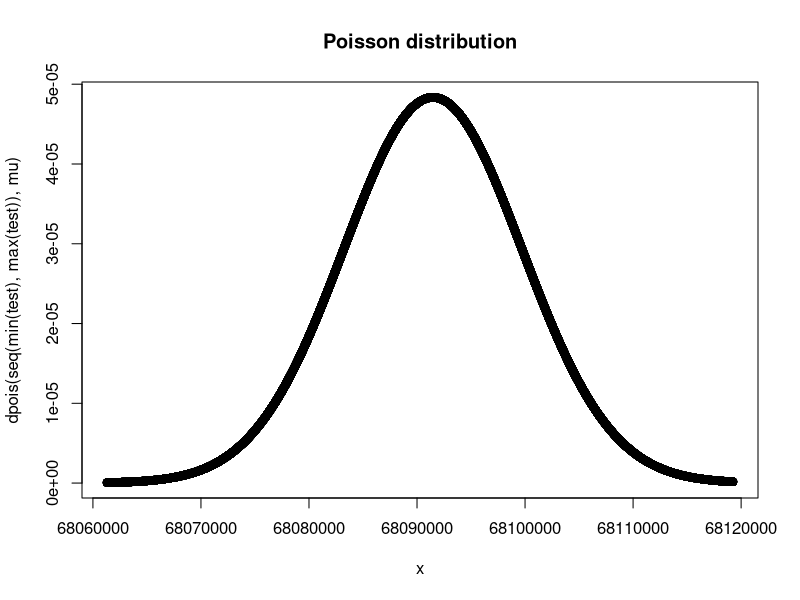
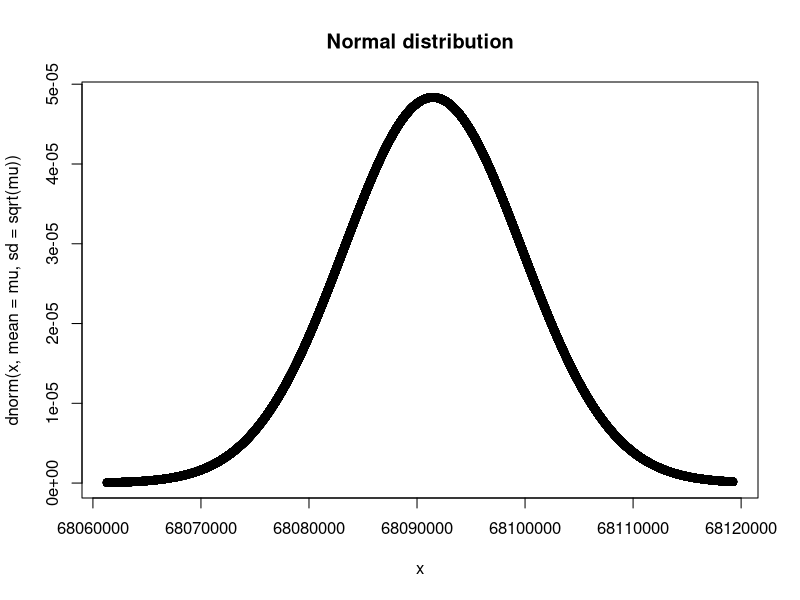
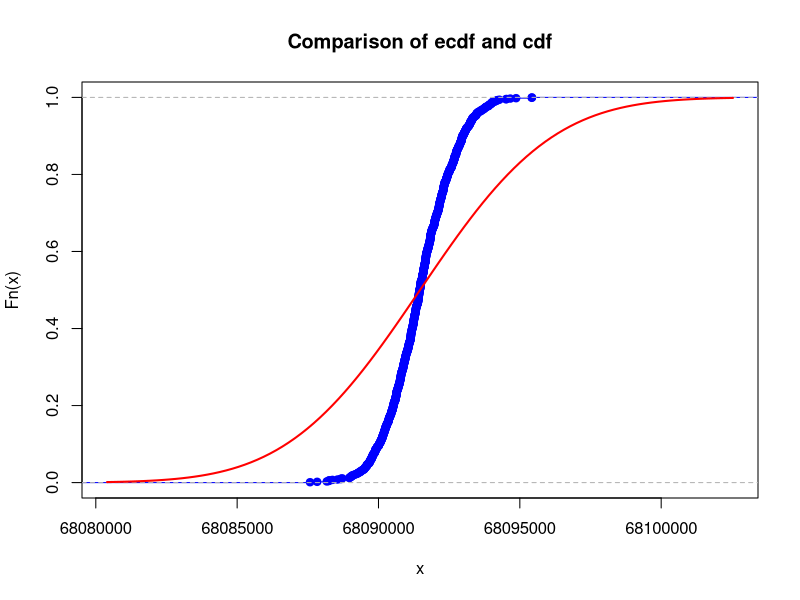
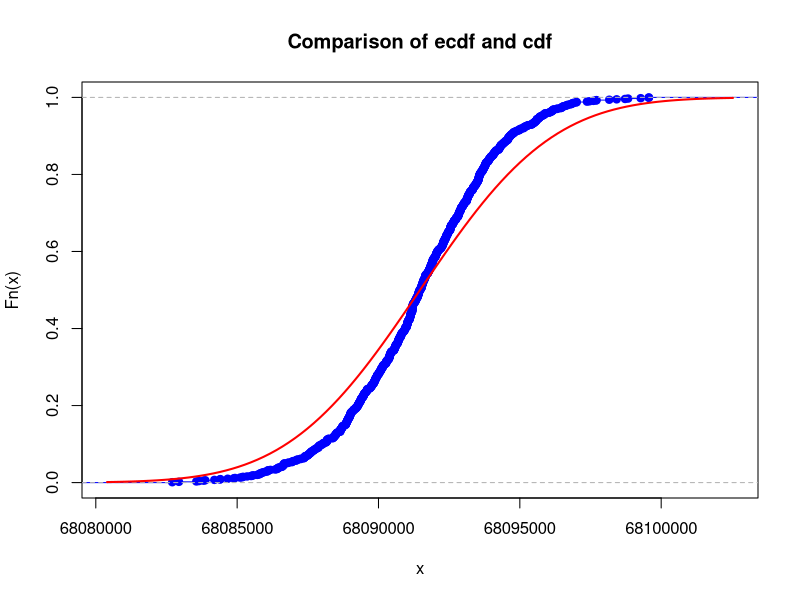
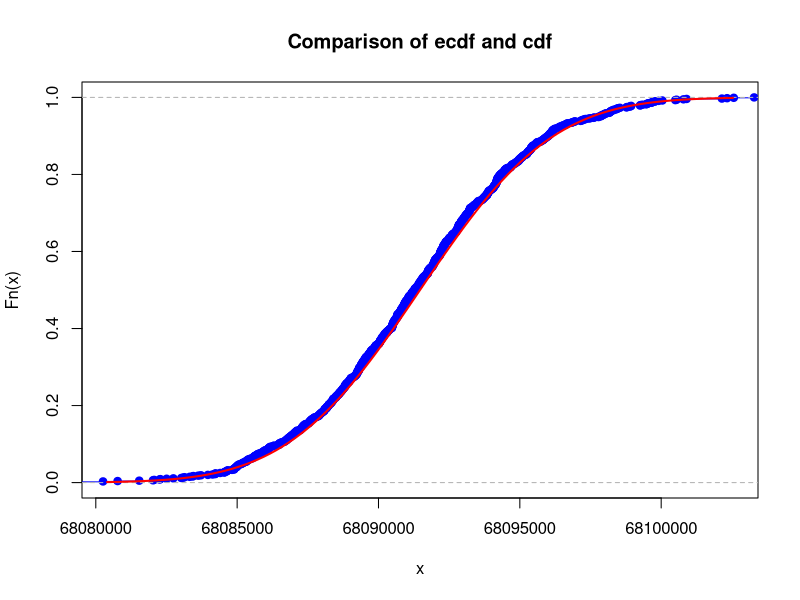

Reproduce these figures in R, in order.
## ---- chunk 1
k <- 1e3
n <- 5

lambda <- log(2) / 936230400 #  with half-life period in sec

mass = 21*10**(-6)
N <- mass/137*6*10**23  # mass/ atomic mass of Cs* Avogadro constant
mu <- N * lambda
sigma <- sqrt(mu/n)
print(mu)
test <- rpois(1000, mu) #random density for poisson distribution with parameter mu
x <- seq(min(test), max(test)) 

plot(x, dpois(seq(min(test), max(test)), mu),main = "Poisson distribution")
plot(x, dnorm(x, mean = mu, sd = sqrt(mu)), main = "Normal distribution")


#Here on this graph you can see that the distribution of the sample means of X1,...,Xn gets very close to a normal one when n becomes large
## ---- chunk 2
#### Next, calculate the parameters of the standard normal approximation
# P(mu)/n ~ P(mu, mu/n), because poisson r.v. ~ normal r.v.4

k <- 1e3
n <- 5

# Plot c.d.f and e.c.d.f

for (val in c(50,10,5)){
  
  sample_means <- colMeans(matrix(rpois(val*k, lambda = mu), nrow=val))
  xlims <- c(mu-3*sigma,mu+3*sigma)
  Fs <- ecdf(sample_means)

  plot(Fs, xlim = xlims, ylim = c(0,1),col = "blue",lwd = 1,
     main = "Comparison of ecdf and cdf")
  curve(pnorm(x, mean = mu, sd = sigma), col = "red", lwd = 2, add = TRUE)

}

# Calculate the maximal difference between the two c.d.f.’s
dif <- max(abs(Fs(x) - pnorm(x, mean = mu, sd = sigma)))
print(dif)
## ---- chunk 3
# Calculate the maximal difference between the two c.d.f.’s
sigma <-  sd(sample_means)

set.seed(10)
for (i in 1:100) {
  n <- i
  sample_mean_sum <- colSums(matrix(rpois(n * k, lambda = mu), nrow=n)); length(sample_mean_sum)
  corr <- length(sample_mean_sum[sample_mean_sum < 8e8]) / length(sample_mean_sum)
  if (corr < 0.5){
    n <- i
    break
  }
}

print(n)

## ---- chunk 4

num = (0.05*8e8)/mu

print(num)

